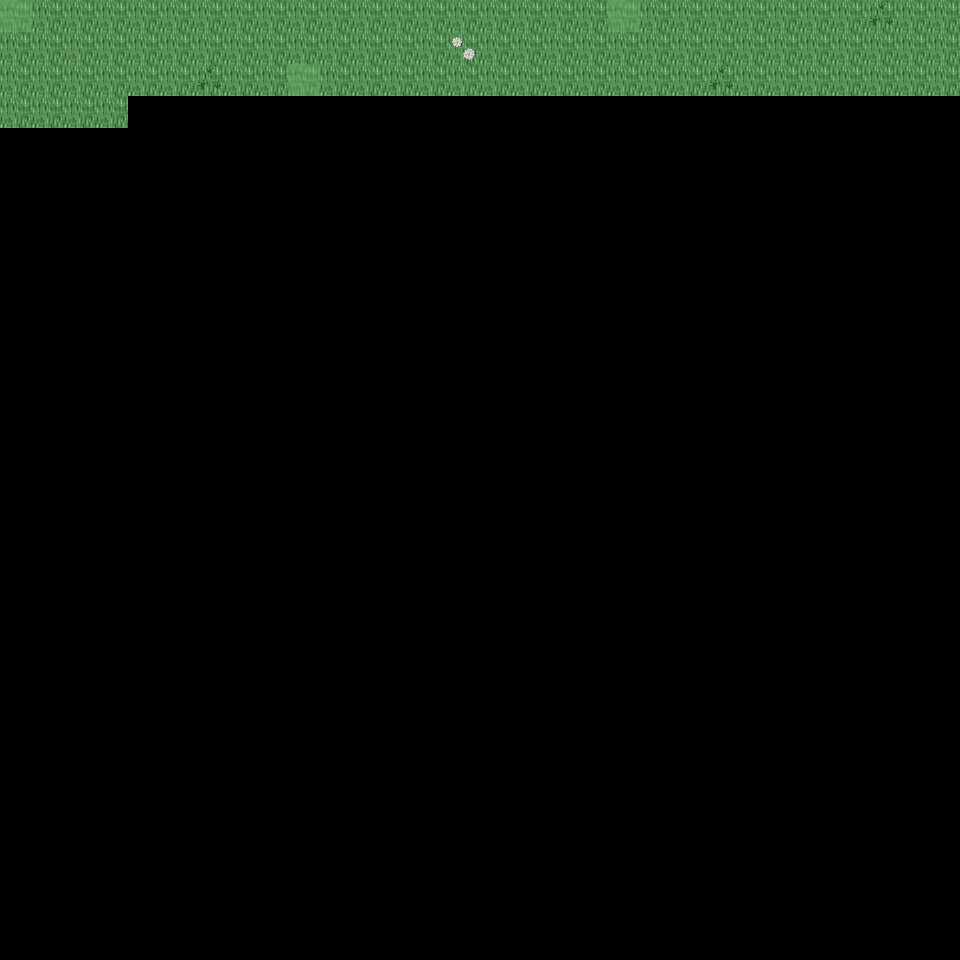

A 2D game scene composited from a Tiled map and its tileset images. What follows is a short description and the map's XML, with each tile layer's data collapsed to a summary:
An orthogonal 30x30 tile map with 32x32 px tiles, 6 tile layers (Ground, Object, Object2, Above, ...), 41 tilesets and 3 objects (3x mapExit).

<map version="1.0" orientation="orthogonal" renderorder="right-down" width="30" height="30" tilewidth="32" tileheight="32" nextobjectid="4">
  <tileset firstgid="1" name="tileset_ground_ground" tilewidth="32" tileheight="32" tilecount="33" columns="3">
    <image source="../drawable/tileset_ground_ground.png" width="96" height="352" />
  </tileset>
  <tileset firstgid="34" name="tileset_ground_cobbled_paving" tilewidth="32" tileheight="32" tilecount="1" columns="1">
    <image source="../drawable/tileset_ground_cobbled_paving.png" width="32" height="32" />
  </tileset>
  <tileset firstgid="35" name="tileset_plant_grasses" tilewidth="32" tileheight="32" tilecount="6" columns="3">
    <image source="../drawable/tileset_plant_grasses.png" width="96" height="64" />
  </tileset>
  <tileset firstgid="41" name="tileset_plant_flower_daisy_white" tilewidth="32" tileheight="32" tilecount="8" columns="2">
    <image source="../drawable/tileset_plant_flower_daisy_white.png" width="64" height="128" />
  </tileset>
  <tileset firstgid="49" name="tileset_ground_ridge_earth_pale" tilewidth="32" tileheight="32" tilecount="96" columns="12">
    <image source="../drawable/tileset_ground_ridge_earth_pale.png" width="384" height="256" />
  </tileset>
  <tileset firstgid="145" name="tileset_plant_leaves" tilewidth="32" tileheight="32" tilecount="8" columns="4">
    <image source="../drawable/tileset_plant_leaves.png" width="128" height="64" />
  </tileset>
  <tileset firstgid="153" name="tileset_ground_grass_edges" tilewidth="32" tileheight="32" tilecount="36" columns="12">
    <image source="../drawable/tileset_ground_grass_edges.png" width="384" height="96" />
  </tileset>
  <tileset firstgid="189" name="tileset_ground_grass_corners" tilewidth="32" tileheight="32" tilecount="24" columns="6">
    <image source="../drawable/tileset_ground_grass_corners.png" width="192" height="128" />
  </tileset>
  <tileset firstgid="213" name="tileset_building_roof_blue" tilewidth="32" tileheight="32" tilecount="20" columns="5">
    <image source="../drawable/tileset_building_roof_blue.png" width="160" height="128" />
  </tileset>
  <tileset firstgid="233" name="tileset_building_wall_wall_brown" tilewidth="32" tileheight="32" tilecount="12" columns="3">
    <image source="../drawable/tileset_building_wall_wall_brown.png" width="96" height="128" />
  </tileset>
  <tileset firstgid="245" name="tileset_plant_tree_tree_darkgreen" tilewidth="32" tileheight="32" tilecount="88" columns="8">
    <image source="../drawable/tileset_plant_tree_tree_darkgreen.png" width="256" height="352" />
  </tileset>
  <tileset firstgid="333" name="tileset_building_roof_red" tilewidth="32" tileheight="32" tilecount="20" columns="5">
    <image source="../drawable/tileset_building_roof_red.png" width="160" height="128" />
  </tileset>
  <tileset firstgid="353" name="tileset_plant_bush_bushes" tilewidth="32" tileheight="32" tilecount="10" columns="5">
    <image source="../drawable/tileset_plant_bush_bushes.png" width="160" height="64" />
  </tileset>
  <tileset firstgid="363" name="tileset_building_window_window_left" tilewidth="32" tileheight="32" tilecount="2" columns="2">
    <image source="../drawable/tileset_building_window_window_left.png" width="64" height="32" />
  </tileset>
  <tileset firstgid="365" name="tileset_building_window_window_right" tilewidth="32" tileheight="32" tilecount="2" columns="2">
    <image source="../drawable/tileset_building_window_window_right.png" width="64" height="32" />
  </tileset>
  <tileset firstgid="367" name="tileset_building_door_door_n" tilewidth="32" tileheight="32" tilecount="6" columns="3">
    <image source="../drawable/tileset_building_door_door_n.png" width="96" height="64" />
  </tileset>
  <tileset firstgid="373" name="tileset_ground_green_paving_4" tilewidth="32" tileheight="32" tilecount="3" columns="3">
    <image source="../drawable/tileset_ground_green_paving_4.png" width="96" height="32" />
  </tileset>
  <tileset firstgid="376" name="tileset_item_postbox" tilewidth="32" tileheight="32" tilecount="4" columns="2">
    <image source="../drawable/tileset_item_postbox.png" width="64" height="64" />
  </tileset>
  <tileset firstgid="380" name="tileset_plant_bush_hedge" tilewidth="32" tileheight="32" tilecount="35" columns="5">
    <image source="../drawable/tileset_plant_bush_hedge.png" width="160" height="224" />
  </tileset>
  <tileset firstgid="415" name="tileset_building_door_closed" tilewidth="32" tileheight="32" tilecount="1" columns="1">
    <image source="../drawable/tileset_building_door_closed.png" width="32" height="32" />
  </tileset>
  <tileset firstgid="416" name="tileset_building_decoration_rocks_2" tilewidth="32" tileheight="32" tilecount="2" columns="1">
    <image source="../drawable/tileset_building_decoration_rocks_2.png" width="32" height="64" />
  </tileset>
  <tileset firstgid="418" name="tileset_plant_stump_rectangular" tilewidth="32" tileheight="32" tilecount="4" columns="2">
    <image source="../drawable/tileset_plant_stump_rectangular.png" width="64" height="64" />
  </tileset>
  <tileset firstgid="422" name="tileset_plant_stump_stump_purple" tilewidth="32" tileheight="32" tilecount="4" columns="2">
    <image source="../drawable/tileset_plant_stump_stump_purple.png" width="64" height="64" />
  </tileset>
  <tileset firstgid="426" name="tileset_building_fence_fence_chunky" tilewidth="32" tileheight="32" tilecount="21" columns="3">
    <image source="../drawable/tileset_building_fence_fence_chunky.png" width="96" height="224" />
  </tileset>
  <tileset firstgid="447" name="tileset_plant_stump_small_stump" tilewidth="32" tileheight="32" tilecount="4" columns="2">
    <image source="../drawable/tileset_plant_stump_small_stump.png" width="64" height="64" />
  </tileset>
  <tileset firstgid="451" name="tileset_building_decoration_chimney" tilewidth="32" tileheight="32" tilecount="2" columns="1">
    <image source="../drawable/tileset_building_decoration_chimney.png" width="32" height="64" />
  </tileset>
  <tileset firstgid="453" name="tileset_logic_item_sheepfood" tilewidth="32" tileheight="32" tilecount="1" columns="1">
    <image source="../drawable/tileset_logic_item_sheepfood.png" width="32" height="32" />
  </tileset>
  <tileset firstgid="454" name="tileset_logic_portal" tilewidth="32" tileheight="32" tilecount="24" columns="8">
    <image source="../drawable/tileset_logic_portal.png" width="256" height="96" />
  </tileset>
  <tileset firstgid="478" name="tileset_logic_item_sign" tilewidth="32" tileheight="32" tilecount="1" columns="1">
    <image source="../drawable/tileset_logic_item_sign.png" width="32" height="32" />
  </tileset>
  <tileset firstgid="479" name="tileset_logic_creature_sheep" tilewidth="32" tileheight="32" tilecount="1" columns="1">
    <image source="../drawable/tileset_logic_creature_sheep.png" width="32" height="32" />
  </tileset>
  <tileset firstgid="480" name="tileset_logic_collision" tilewidth="32" tileheight="32" tilecount="1" columns="1">
    <image source="../drawable/tileset_logic_collision.png" width="32" height="32" />
  </tileset>
  <tileset firstgid="481" name="tileset_logic_protection" tilewidth="32" tileheight="32" tilecount="2" columns="2">
    <image source="../drawable/tileset_logic_protection.png" width="64" height="32" />
  </tileset>
  <tileset firstgid="483" name="tileset_logic_creature_rodent" tilewidth="32" tileheight="32" tilecount="8" columns="8">
    <image source="../drawable/tileset_logic_creature_rodent.png" width="256" height="32" />
  </tileset>
  <tileset firstgid="491" name="tileset_furniture_chair_bench_iron" tilewidth="32" tileheight="32" tilecount="4" columns="2">
    <image source="../drawable/tileset_furniture_chair_bench_iron.png" width="64" height="64" />
  </tileset>
  <tileset firstgid="495" name="tileset_ground_green_paving" tilewidth="32" tileheight="32" tilecount="18" columns="3">
    <image source="../drawable/tileset_ground_green_paving.png" width="96" height="192" />
  </tileset>
  <tileset firstgid="513" name="tileset_building_fence_palisade" tilewidth="32" tileheight="32" tilecount="84" columns="6">
    <image source="../drawable/tileset_building_fence_palisade.png" width="192" height="448" />
  </tileset>
  <tileset firstgid="597" name="tileset_furniture_light_lamp_blue" tilewidth="32" tileheight="32" tilecount="3" columns="1">
    <image source="../drawable/tileset_furniture_light_lamp_blue.png" width="32" height="96" />
  </tileset>
  <tileset firstgid="600" name="tileset_light_light_5x5" tilewidth="32" tileheight="32" tilecount="25" columns="5">
    <image source="../drawable/tileset_light_light_5x5.png" width="160" height="160" />
  </tileset>
  <tileset firstgid="625" name="tileset_light_dim_light_7x5" tilewidth="32" tileheight="32" tilecount="35" columns="7">
    <image source="../drawable/tileset_light_dim_light_7x5.png" width="224" height="160" />
  </tileset>
  <tileset firstgid="660" name="tileset_plant_flower_flowers_mixed" tilewidth="32" tileheight="32" tilecount="16" columns="4">
    <image source="../drawable/tileset_plant_flower_flowers_mixed.png" width="128" height="128" />
  </tileset>
  <tileset firstgid="676" name="tileset_light_door_light" tilewidth="32" tileheight="32" tilecount="12" columns="3">
    <image source="../drawable/tileset_light_door_light.png" width="96" height="128" />
  </tileset>
  <layer name="Ground" width="30" height="30">
    <data>[900 cells, 94 non-empty, 1 distinct tile ids]</data>
  </layer>
  <layer name="Object" width="30" height="30">
    <data>[900 cells, 4 non-empty, 2 distinct tile ids]</data>
  </layer>
  <layer name="Object2" width="30" height="30">
    <data>[900 cells, 3 non-empty, 2 distinct tile ids]</data>
  </layer>
  <layer name="Above" width="30" height="30">
    <data>[900 cells, 1 non-empty, 1 distinct tile ids]</data>
  </layer>
  <layer name="Above2" width="30" height="30">
    <data>[900 cells, 0 non-empty, 0 distinct tile ids]</data>
  </layer>
  <layer name="Walkable" width="30" height="30">
    <data>[900 cells, 3 non-empty, 1 distinct tile ids]</data>
  </layer>
  <objectgroup name="MapEvents">
    <object id="1" name="north" type="mapExit" x="32" y="0" width="576" height="32">
      <properties>
        <property name="map" value="level_0_x61_y22" />
        <property name="x" value="1" />
        <property name="y" value="28" />
      </properties>
    </object>
    <object id="2" name="north2" type="mapExit" x="640" y="0" width="320" height="32">
      <properties>
        <property name="map" value="level_0_x61_y22" />
        <property name="x" value="20" />
        <property name="y" value="28" />
      </properties>
    </object>
    <object id="3" name="west" type="mapExit" x="0" y="32" width="32" height="928">
      <properties>
        <property name="map" value="level_0_x60_y23" />
        <property name="x" value="28" />
        <property name="y" value="1" />
      </properties>
    </object>
  </objectgroup>
</map>
